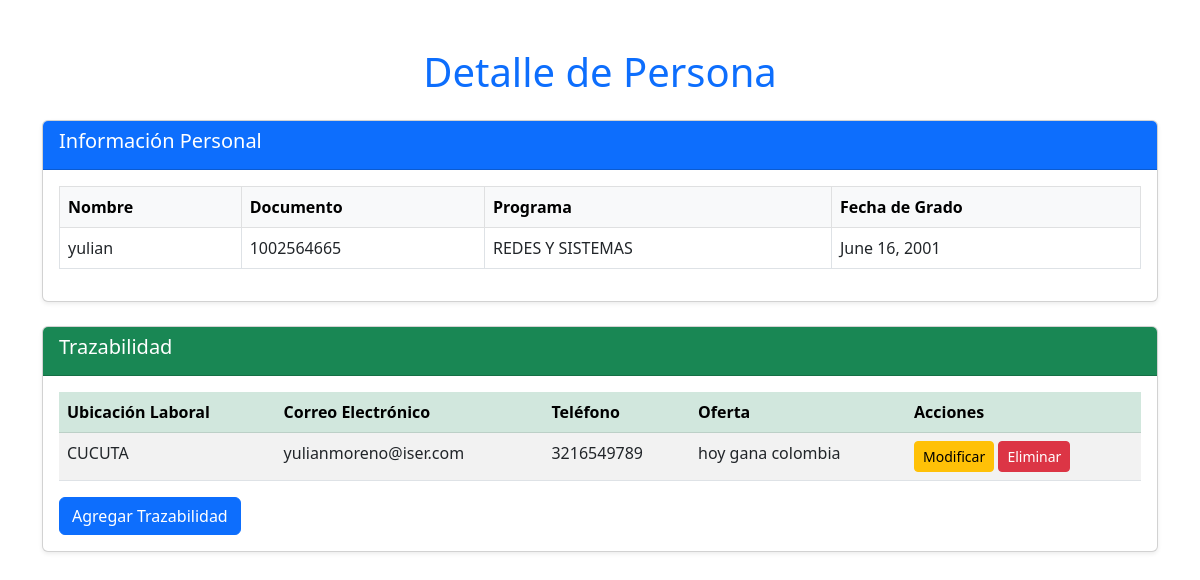
The app's page /persona/1002564665/ (signed in) with its own data.
### login/models.py (models this page shows, shortened)
class Persona(models.Model):
    nombre = models.CharField(max_length=100)
    documento = models.CharField(max_length=20, unique=True)
    programa = models.CharField(max_length=100)
    fechagrado = models.DateField()

class Trazabilidad(models.Model):
    persona = models.ForeignKey(Persona, on_delete=models.CASCADE, related_name='trazabilidades')
    ubicacion_laboral = models.CharField(max_length=200, blank=True, null=True)
    correoelectronico = models.EmailField(blank=True, null=True)
    telefono = models.CharField(max_length=20, blank=True, null=True)
    oferta = models.CharField(max_length=200, blank=True, null=True)
    fecha_modificacion = models.DateTimeField(auto_now_add=True)

### login/views.py (the view)
# urls.py: path('persona/<str:documento>/', views.detalle_persona, name='buscar_resultado'),
@login_required
def detalle_persona(request, documento):
    persona = get_object_or_404(Persona, documento=documento)
    trazabilidades = Trazabilidad.objects.filter(persona=persona)
    contexto = {
        'persona': persona,
        'trazabilidades': trazabilidades,
    }
    return render(request, './vistasPrivadas/buscar_resultado.html', contexto)

### login/templates/vistasPrivadas/buscar_resultado.html (shortened to what this page needs)
<!DOCTYPE html>
<html lang="en">
<head>
    <link rel="stylesheet" href="https://cdnjs.cloudflare.com/ajax/libs/bootstrap/5.3.0/css/bootstrap.min.css">
</head>
<body>
    <div class="container my-5">
        <h1 class="text-center text-primary mb-4">Detalle de Persona</h1>
        <div class="card shadow-sm mb-4">
            <div class="card-header bg-primary text-white">
                <h2 class="h5">Información Personal</h2>
            </div>
            <div class="card-body">
                <table class="table table-bordered">
                    <thead class="table-light">
                        <tr>
                            <th>Nombre</th>
                            <th>Documento</th>
                            <th>Programa</th>
                            <th>Fecha de Grado</th>
                        </tr>
                    </thead>
                    <tbody>
                        <tr>
                            <td>{{ persona.nombre }}</td>
                            <td>{{ persona.documento }}</td>
                            <td>{{ persona.programa }}</td>
                            <td>{{ persona.fechagrado }}</td>
                        </tr>
                    </tbody>
                </table>
            </div>
        </div>
        {% if trazabilidades %}
            <div class="card shadow-sm">
                <div class="card-header bg-success text-white">
                    <h2 class="h5">Trazabilidad</h2>
                </div>
                <div class="card-body">
                    <table class="table table-striped">
                        <thead class="table-success">
                            <tr>
                                <th>Ubicación Laboral</th>
                                <th>Correo Electrónico</th>
                                <th>Teléfono</th>
                                <th>Oferta</th>
                                <th>Acciones</th>
                            </tr>
                        </thead>
                        {% for trazabilidad in trazabilidades %}
                            <tr>
                                <td>{{ trazabilidad.ubicacion_laboral }}</td>
                                <td>{{ trazabilidad.correoelectronico }}</td>
                                <td>{{ trazabilidad.telefono }}</td>
                                <td>{{ trazabilidad.oferta }}</td>
                                <td>
                                    <a href="{% url 'modificar_trazabilidad' trazabilidad.id %}" class="btn btn-warning btn-sm">Modificar</a>
                                    <a href="{% url 'eliminar_trazabilidad' trazabilidad.id %}" class="btn btn-danger btn-sm" onclick="return confirm('¿Estás seguro de eliminar esta trazabilidad?');">Eliminar</a>
                                </td>
                            </tr>
                        {% endfor %}
                    </table>
                    <button class="btn btn-primary" onclick="window.location.href='{% url 'agregar_trazabilidad' persona.documento %}'">
                        Agregar Trazabilidad
                    </button>
                </div>
            </div>
        {% endif %}
    </div>
</body>
</html>

### records on screen
Persona: nombre "yulian", documento "1002564665", programa "REDES Y SISTEMAS", fechagrado "June 16, 2001"
Trazabilidad: ubicacion_laboral "CUCUTA", correoelectronico "yulianmoreno@iser.com", telefono "3216549789", oferta "hoy gana colombia"
